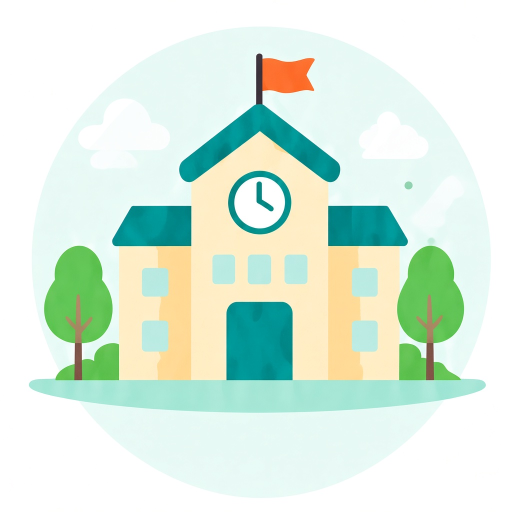
#> input picture apps/mobile/assets/illustrations/auth-school-circles.jpg, 1024 x 1024 px, given in place of icon.png, which was not available (shown at 1/2 size)
$ python generate-play-store-assets.py
#> lines starting #> are read from the running program, lines starting #| are printed output that depends on the picture; pictures that were not available may be replaced by others from this repository, and a replacement may not be noted
#!/usr/bin/env python3
"""Generate Google Play Store graphics for Vaara Parents."""

from __future__ import annotations

import os
from pathlib import Path

from PIL import Image, ImageDraw, ImageFont

ROOT = Path(__file__).resolve().parents[1]
ASSETS = ROOT / "assets"
OUT = ASSETS / "play-store"

NAVY = "#0D1B2A"
TEAL = "#0E9A8A"
CORAL = "#FF6F61"
WARM_WHITE = "#FFFCF7"
MUTED = "#5E6974"
WHITE = "#FFFFFF"

FONT_BOLD = "/System/Library/Fonts/Supplemental/Arial Bold.ttf"
FONT_REG = "/System/Library/Fonts/Supplemental/Arial.ttf"
FONT_SEMIBOLD = "/System/Library/Fonts/Supplemental/Arial Bold.ttf"


def font(path: str, size: int) -> ImageFont.FreeTypeFont:
    return ImageFont.truetype(path, size)


def hex_rgb(hex_color: str) -> tuple[int, int, int]:
    h = hex_color.lstrip("#")
    return tuple(int(h[i : i + 2], 16) for i in (0, 2, 4))


def paste_centered(base: Image.Image, overlay: Image.Image, box: tuple[int, int, int, int]) -> None:
    x0, y0, x1, y1 = box
    w, h = x1 - x0, y1 - y0
    fitted = overlay.copy()
    fitted.thumbnail((w, h), Image.Resampling.LANCZOS)
    ox = x0 + (w - fitted.width) // 2
    oy = y0 + (h - fitted.height) // 2
    if fitted.mode != "RGBA":
        fitted = fitted.convert("RGBA")
    base.paste(fitted, (ox, oy), fitted)


def paste_cover(
    base: Image.Image,
    overlay: Image.Image,
    box: tuple[int, int, int, int],
) -> None:
    """Scale overlay to cover box (center crop)."""
    x0, y0, x1, y1 = box
    box_w, box_h = x1 - x0, y1 - y0
    ow, oh = overlay.size
    scale = max(box_w / ow, box_h / oh)
    new_w, new_h = int(ow * scale), int(oh * scale)
    fitted = overlay.resize((new_w, new_h), Image.Resampling.LANCZOS).convert("RGBA")
    left = (new_w - box_w) // 2
    top = (new_h - box_h) // 2
    fitted = fitted.crop((left, top, left + box_w, top + box_h))
    base.paste(fitted, (x0, y0), fitted)


def line_height(font: ImageFont.FreeTypeFont, line: str) -> int:
    bbox = font.getbbox(line)
    return bbox[3] - bbox[1]


def draw_rounded_rect(
    draw: ImageDraw.ImageDraw,
    box: tuple[int, int, int, int],
    radius: int,
    fill: str,
) -> None:
    draw.rounded_rectangle(box, radius=radius, fill=fill)


def wrap_text(text: str, font: ImageFont.FreeTypeFont, max_width: int) -> list[str]:
    words = text.split()
    lines: list[str] = []
    current: list[str] = []
    for word in words:
        trial = " ".join(current + [word])
        bbox = font.getbbox(trial)
        if bbox[2] - bbox[0] <= max_width:
            current.append(word)
        else:
            if current:
                lines.append(" ".join(current))
            current = [word]
    if current:
        lines.append(" ".join(current))
    return lines


def draw_multiline_centered(
    draw: ImageDraw.ImageDraw,
    lines: list[str],
    font: ImageFont.FreeTypeFont,
    color: str,
    cx: int,
    y: int,
    line_gap: int = 12,
) -> int:
    heights = [font.getbbox(line)[3] - font.getbbox(line)[1] for line in lines]
    total = sum(heights) + line_gap * (len(lines) - 1)
    cy = y
    for i, line in enumerate(lines):
        bbox = font.getbbox(line)
        w = bbox[2] - bbox[0]
        h = bbox[3] - bbox[1]
        draw.text((cx - w // 2, cy), line, fill=color, font=font)
        cy += h + (line_gap if i < len(lines) - 1 else 0)
    return y + total


def generate_icon_512() -> Path:
    src = ASSETS / "icon.png"
    out = OUT / "icon-512.png"
    img = Image.open(src).convert("RGB")
#> img is the input picture: PIL image 1024x1024 RGB; mean R, G, B 218.9, 237.3, 223.6
    img = img.resize((512, 512), Image.Resampling.LANCZOS)
#> img: PIL image 512x512 RGB
    img.save(out, "PNG", optimize=True)
    return out


def generate_feature_graphic() -> Path:
    out = OUT / "feature-graphic-1024x500.png"
    w, h = 1024, 500
    img = Image.new("RGB", (w, h), hex_rgb(WARM_WHITE))
#> img: PIL image 1024x500 RGB
    draw = ImageDraw.Draw(img)

    # Soft background accents
    draw.ellipse((-80, -60, 280, 260), fill=hex_rgb("#EAF8F6"))
    draw.ellipse((760, 220, 1120, 560), fill=hex_rgb("#FFE4DF"))
    draw.ellipse((420, -120, 720, 180), fill=hex_rgb("#F3EFE8"))

    logo = Image.open(ASSETS / "splash-icon.png").convert("RGBA")
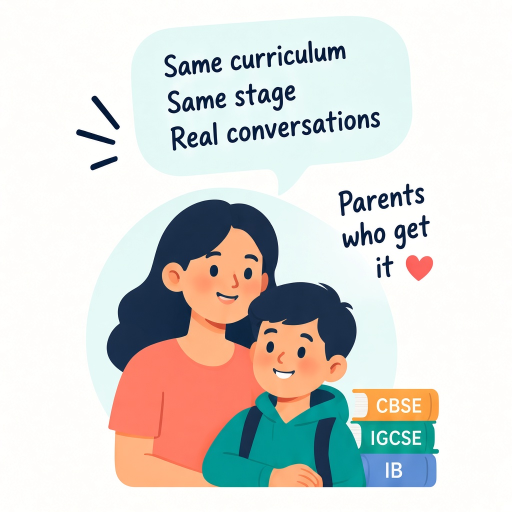
#> input picture apps/mobile/assets/illustrations/onboarding-class-parents-who-get-it.jpg, 1024 x 1024 px, given in place of splash-icon.png, which was not available (shown at 1/2 size)
    paste_centered(img, logo, (48, 90, 320, 410))

    title_font = font(FONT_BOLD, 52)
    tag_font = font(FONT_REG, 28)
    sub_font = font(FONT_REG, 22)

    draw.text((360, 130), "Vaara Parents", fill=hex_rgb(NAVY), font=title_font)
    draw.text((360, 195), "Your parenting village.", fill=hex_rgb(TEAL), font=tag_font)
    draw.text(
        (360, 250),
        "Connect with parents from your school, class & locality.",
        fill=hex_rgb(MUTED),
        font=sub_font,
    )
    draw.text((360, 290), "Privacy first. Always.", fill=hex_rgb(CORAL), font=sub_font)

    # Brand bar
    draw_rounded_rect(draw, (360, 360, 980, 420), 16, "#EAF8F6")
    draw.text((380, 375), "Circles  •  Activities  •  Marketplace  •  Experts", fill=hex_rgb(NAVY), font=sub_font)

    img.save(out, "PNG", optimize=True)
    return out


def generate_phone_screenshot(
    filename: str,
    illustration: str,
    eyebrow: str,
    title: str,
    accent: str,
    description: str,
) -> Path:
#> called with filename = 'phone-screenshot-01-welcome.png', illustration = 'family-welcome.png', eyebrow = '', accent = 'same school, class and locality.'
    out = OUT / filename
    w, h = 1080, 1920
    margin = 40
    text_x = 56
    text_max_w = w - margin * 2

    img = Image.new("RGB", (w, h), hex_rgb(WARM_WHITE))
#> img: PIL image 1080x1920 RGB
    draw = ImageDraw.Draw(img)

    # Compact header
    header_h = 132
    draw_rounded_rect(draw, (0, 0, w, header_h), 0, hex_rgb(WHITE))
    logo = Image.open(ASSETS / "splash-icon.png").convert("RGBA")
    paste_centered(img, logo, (margin, 28, margin + 88, 116))
    draw.text(
        (margin + 104, 52),
        "Vaara Parents",
        fill=hex_rgb(NAVY),
        font=font(FONT_BOLD, 42),
    )

    brand_font = font(FONT_BOLD, 42)
    eyebrow_font = font(FONT_BOLD, 38)
    title_font = font(FONT_BOLD, 68)
    accent_font = font(FONT_BOLD, 68)
    body_font = font(FONT_REG, 40)
    footer_font = font(FONT_SEMIBOLD, 32)

    y = header_h + 36
    if eyebrow:
        draw.text((text_x, y), eyebrow, fill=hex_rgb(TEAL), font=eyebrow_font)
        y += line_height(eyebrow_font, eyebrow) + 20

    title_lines = wrap_text(title, title_font, text_max_w)
    for line in title_lines:
        if accent and accent in line:
            before, after = line.split(accent, 1)
            x = text_x
            for part, color, f in [
                (before, NAVY, title_font),
                (accent, TEAL, accent_font),
                (after, NAVY, title_font),
            ]:
                if not part:
                    continue
                draw.text((x, y), part, fill=hex_rgb(color), font=f)
                x += f.getbbox(part)[2] - f.getbbox(part)[0]
        else:
            draw.text((text_x, y), line, fill=hex_rgb(NAVY), font=title_font)
        y += line_height(title_font, line) + 14
#> after the loop, y = 402
    y += 12
#> y = 414

    body_lines = wrap_text(description, body_font, text_max_w)
    for line in body_lines[:3]:
        draw.text((text_x, y), line, fill=hex_rgb(MUTED), font=body_font)
        y += line_height(body_font, line) + 12
#> this loop made 2 passes
#> y on passes 1 to 2: 461, 511
#> after the loop, y = 511

    footer_h = 88
    card_top = y + 28
#> card_top = 539
    card_bottom = h - 24
    draw_rounded_rect(draw, (margin, card_top, w - margin, card_bottom), 36, WHITE)

    ill = Image.open(ASSETS / "illustrations" / illustration).convert("RGBA")
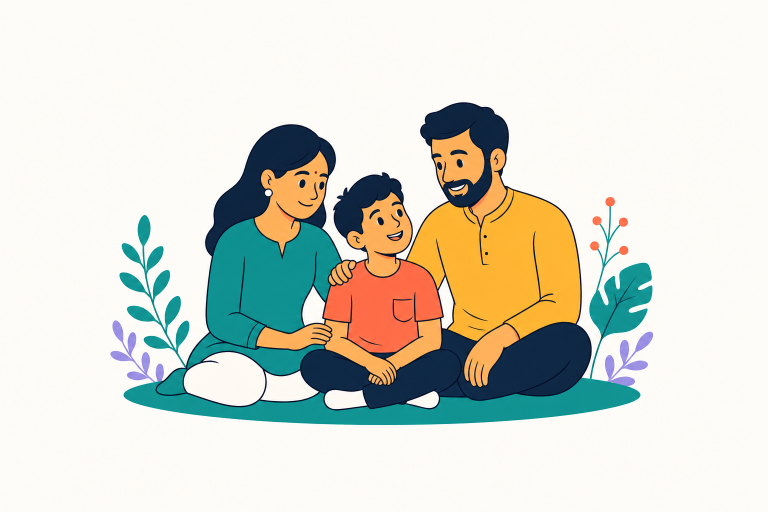
#> input picture apps/mobile/assets/illustrations/family-welcome.png, 1536 x 1024 px (shown at 1/2 size)
    ill_pad = 12
    paste_cover(
        img,
        ill,
        (
            margin + ill_pad,
            card_top + ill_pad,
            w - margin - ill_pad,
            card_bottom - ill_pad,
        ),
    )

    # Footer overlaid on illustration card bottom
    footer_top = card_bottom - footer_h - 8
    overlay = Image.new("RGBA", (w - margin * 2, footer_h), (234, 248, 246, 235))
    img.paste(overlay, (margin, footer_top), overlay)
    draw_rounded_rect(draw, (margin, footer_top, w - margin, card_bottom - 8), 24, "#EAF8F6")
    draw.text(
        (margin + 28, footer_top + 22),
        "Privacy first. Always.",
        fill=hex_rgb(TEAL),
        font=footer_font,
    )

    img.save(out, "PNG", optimize=True)
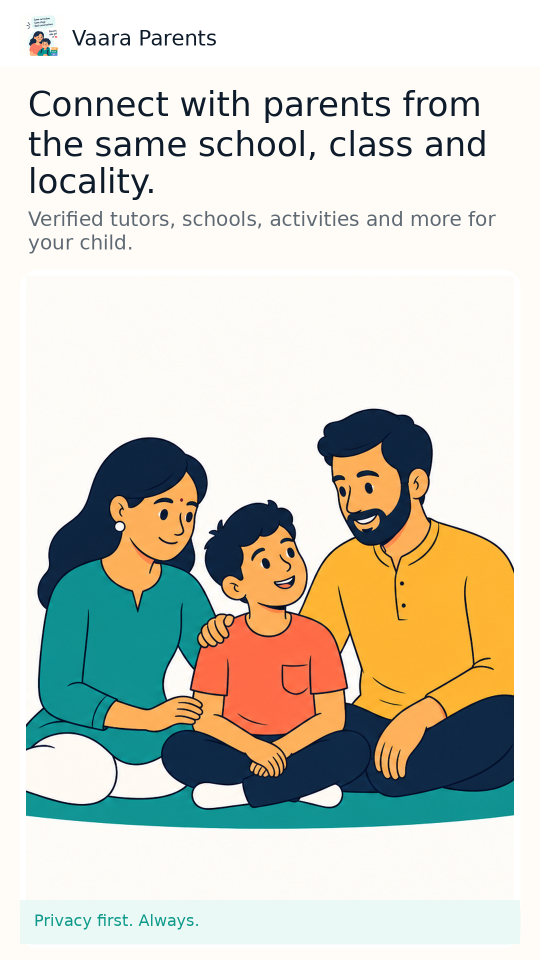
#> saved as phone-screenshot-01-welcome.png: PIL image 1080x1920 RGB (shown at 1/2 size); mean R, G, B 210.4, 209.5, 197.4
    return out


def main() -> None:
    OUT.mkdir(parents=True, exist_ok=True)
    generated = [
        generate_icon_512(),
        generate_feature_graphic(),
        generate_phone_screenshot(
            "phone-screenshot-01-welcome.png",
            "family-welcome.png",
            "",
            "Connect with parents from the same school, class and locality.",
            "same school, class and locality.",
            "Verified tutors, schools, activities and more for your child.",
        ),
        generate_phone_screenshot(
            "phone-screenshot-02-circles.png",
            "school-community.png",
            "Your trusted parent network",
            "Parents from your school, class and locality",
            "school, class and locality",
            "Auto-join circles for your child's school, curriculum and neighborhood.",
        ),
        generate_phone_screenshot(
            "phone-screenshot-03-tutors.png",
            "verified-tutor.png",
            "Local and accountable",
            "Verified tutors and trainers near you",
            "tutors and trainers near you",
            "Connect with reviewed teachers and institutions in your area.",
        ),
        generate_phone_screenshot(
            "phone-screenshot-04-curriculum.png",
            "curriculum-parents.png",
            "Decisions with context",
            "IB, IGCSE & Cambridge parent advice",
            "IB, IGCSE & Cambridge",
            "Curriculum tips from families on the same board near you.",
        ),
    ]
#> call 2 of generate_phone_screenshot, with filename = 'phone-screenshot-02-circles.png', illustration = 'school-community.png', eyebrow = 'Your trusted parent network', accent = 'school, class and locality'
#> after the loop in generate_phone_screenshot (call 2), `for line in title_lines:`: y = 385
#> in generate_phone_screenshot (call 2), `y += 12`: y = 397
#> the loop in generate_phone_screenshot (call 2), `for line in body_lines[:3]:` made 2 passes
#> y on passes 1 to 2: 447, 497
#> after the loop in generate_phone_screenshot (call 2), `for line in body_lines[:3]:`: y = 497
#> in generate_phone_screenshot (call 2), `card_top = y + 28`: card_top = 525
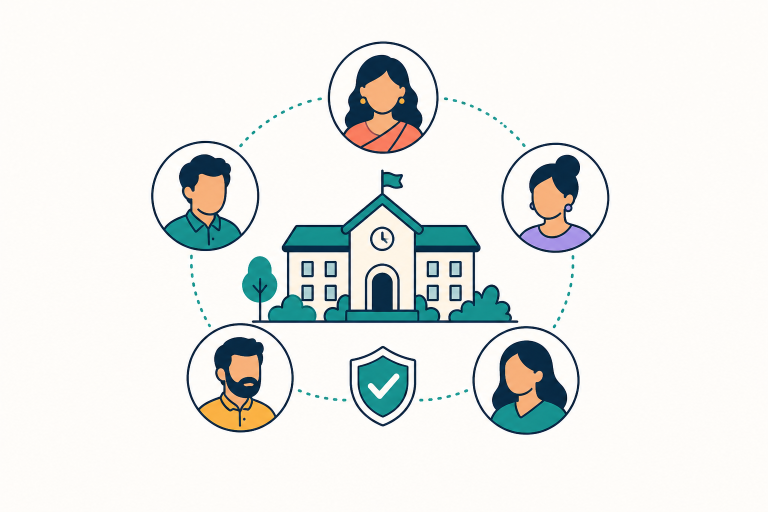
#> input picture apps/mobile/assets/illustrations/school-community.png, 1536 x 1024 px (shown at 1/2 size)
#> in generate_phone_screenshot (call 2), `img.save(out, "PNG", optimize=True)`:
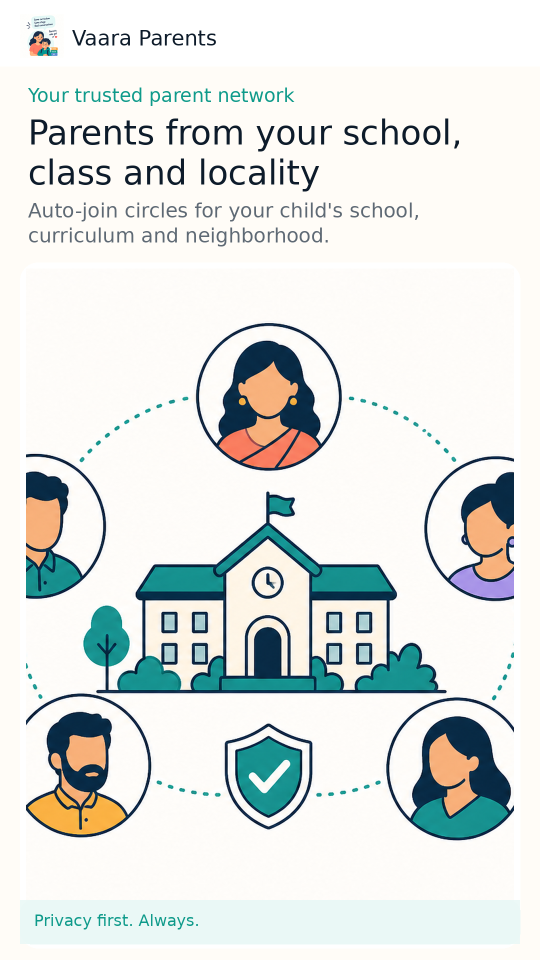
#> saved as phone-screenshot-02-circles.png: PIL image 1080x1920 RGB (shown at 1/2 size); mean R, G, B 224.3, 228, 225.3
#> call 3 of generate_phone_screenshot, with filename = 'phone-screenshot-03-tutors.png', illustration = 'verified-tutor.png', eyebrow = 'Local and accountable', title = 'Verified tutors and trainers near you', accent = 'tutors and trainers near you'
#> after the loop in generate_phone_screenshot (call 3), `for line in title_lines:`: y = 350
#> in generate_phone_screenshot (call 3), `y += 12`: y = 362
#> the loop in generate_phone_screenshot (call 3), `for line in body_lines[:3]:` made 2 passes
#> y on passes 1 to 2: 404, 454
#> after the loop in generate_phone_screenshot (call 3), `for line in body_lines[:3]:`: y = 454
#> in generate_phone_screenshot (call 3), `card_top = y + 28`: card_top = 482
#> call 3 of paste_cover, with box = (52, 494, 1028, 1884)
#> in paste_cover (call 3), `fitted = fitted.crop((left, top, left + box_w, top + box_h))`:
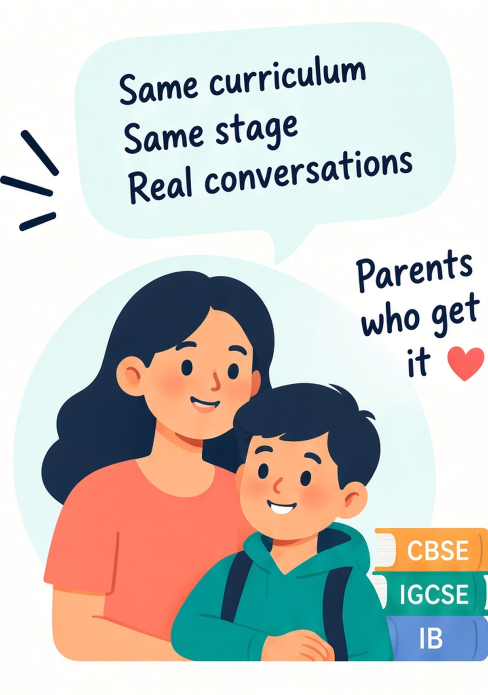
#> fitted: PIL image 976x1390 RGBA (shown at 1/2 size); mean R, G, B, A 199.3, 199, 194.7, 255
#> in generate_phone_screenshot (call 3), `img.save(out, "PNG", optimize=True)`:
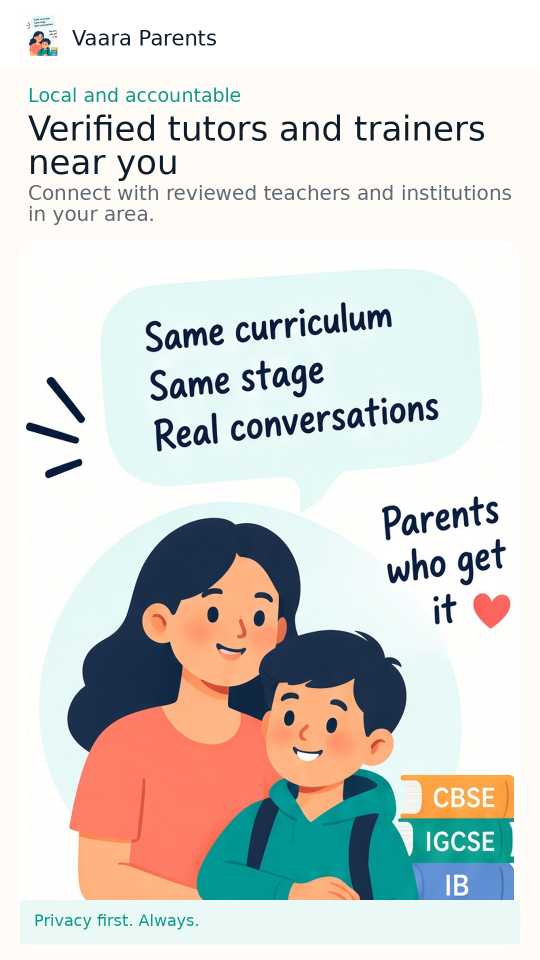
#> saved as phone-screenshot-03-tutors.png: PIL image 1080x1920 RGB (shown at 1/2 size); mean R, G, B 214.8, 214.9, 211.2
    print("Generated Play Store assets:")
    for path in generated:
        im = Image.open(path)
        print(f"  {path.relative_to(ROOT)}  ({im.width}x{im.height})")


if __name__ == "__main__":
#> (the run stopped early here; a loop or call above may not have finished)
